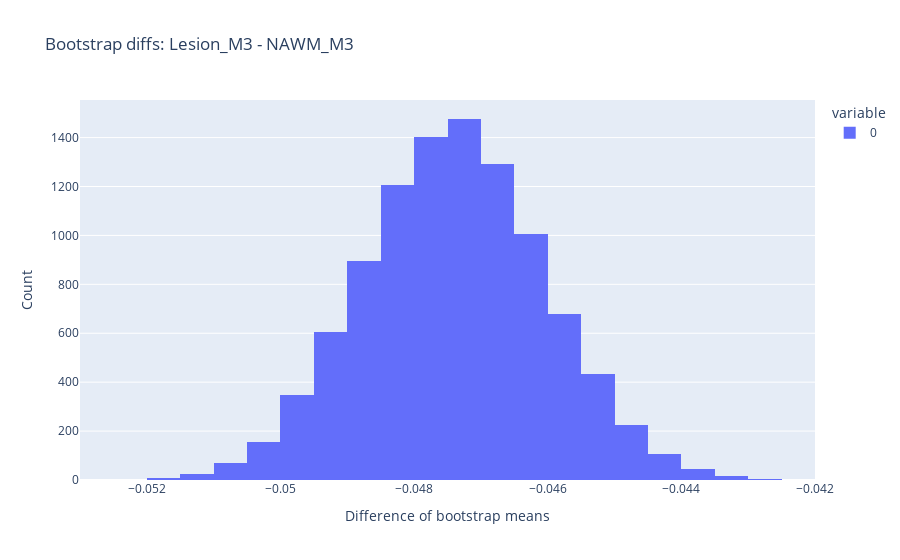
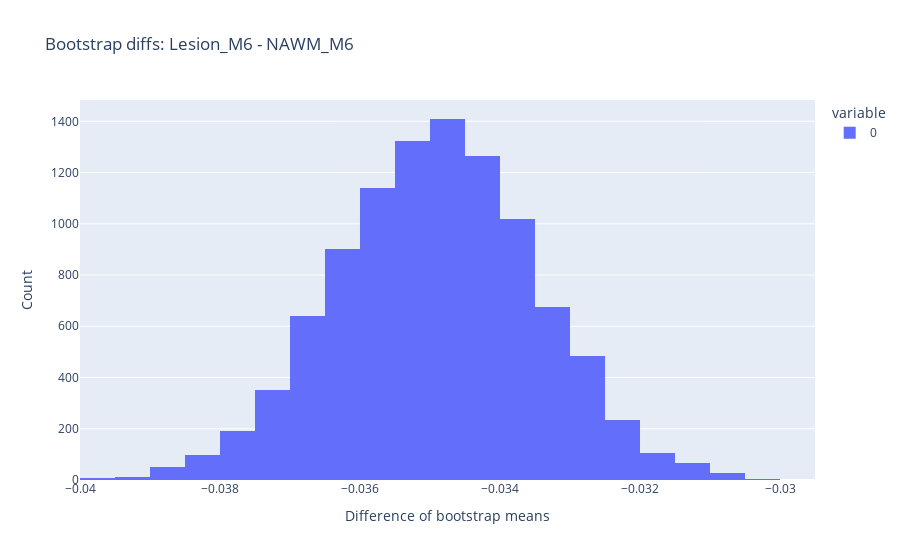
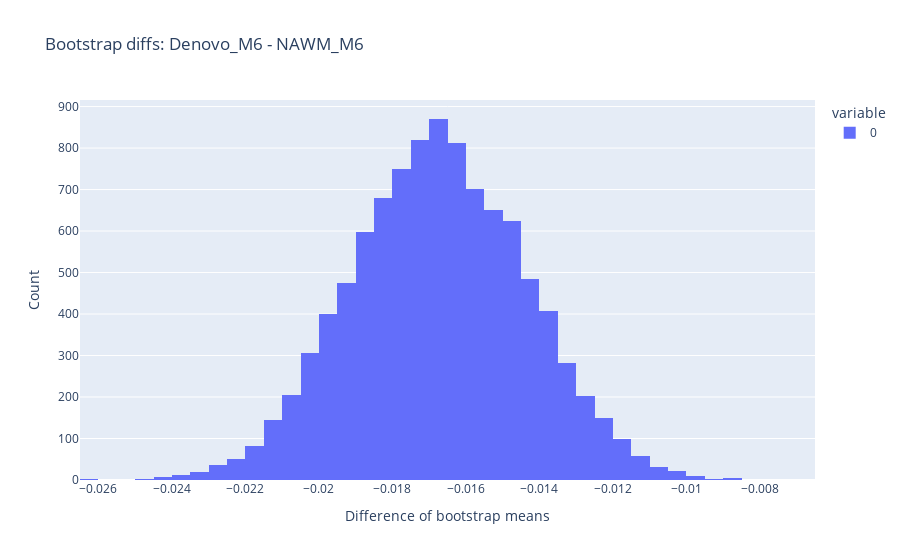
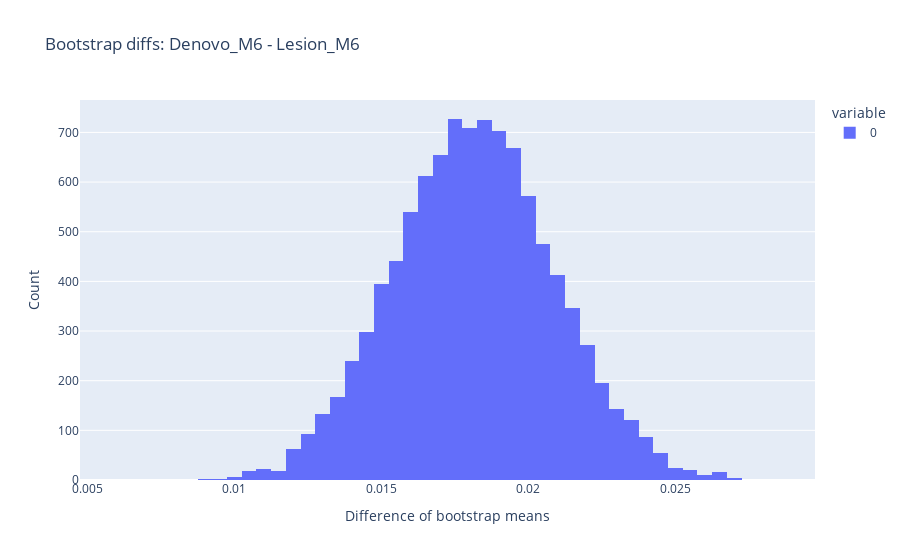

The code cell stored with these charts, in order, in its notebook:
### Code cell
import warnings

# Bootstrap comparison (voxel-wise) des FA dans NAWM M3/M6, lésions M3/M6 et lésions "de novo"
# Prend les fichiers déjà présents dans le notebook (DERIVATIVES_DIR, patients_with_denovo / df_M3M6, etc.)
# Résultat : distribution bootstrap des moyennes et intervalles de confiance + tests empiriques (p-values)

warnings.filterwarnings("ignore", category=RuntimeWarning)

n_boot = 10000

# groupes : pools de voxels (valeurs FA)
pools = {
    'NAWM_M3': [],
    'Lesion_M3': [],
    'NAWM_M6': [],
    'Lesion_M6': [],
    'Denovo_M6': []
}

subjects = patients_with_denovo['Subject'].tolist()

for SUBJ in subjects:
    # chemins attendus (mêmes conventions que dans les cellules précédentes)
    lesion_M3_path = f"{DERIVATIVES_DIR}segmentation/{SUBJ}/ses-M3/lesion_ses-M3.lps.nii.gz"
    NAWM_M3_path   = f"{DERIVATIVES_DIR}segmentation/{SUBJ}/ses-M3/NAWM_ses-M3.nii.gz"
    sc_M3_path     = f"{DERIVATIVES_DIR}segmentation/{SUBJ}/ses-M3/mask_cord_normalised.nii.gz"
    reg_pattern_M3 = f"{DERIVATIVES_DIR}registration/{SUBJ}/ses-M3/{SUBJ}_ses-M3_acq-*dwi_fa.rec.nii.gz"
    fa_M3_files    = glob.glob(reg_pattern_M3)

    lesion_M6_path = f"{DERIVATIVES_DIR}segmentation/{SUBJ}/ses-M6/lesion_ses-M6.lps.nii.gz"
    NAWM_M6_path   = f"{DERIVATIVES_DIR}segmentation/{SUBJ}/ses-M6/NAWM_ses-M6.nii.gz"
    sc_M6_path     = f"{DERIVATIVES_DIR}segmentation/{SUBJ}/ses-M6/mask_cord_normalised.nii.gz"
    reg_pattern_M6 = f"{DERIVATIVES_DIR}registration/{SUBJ}/ses-M6/{SUBJ}_ses-M6_acq-*dwi_fa.rec.nii.gz"
    fa_M6_files    = glob.glob(reg_pattern_M6)

    # mask de la lésion M3 projetée sur M6 (optionnel pour dénovo)
    lesion_M3onM6_path = f"{DERIVATIVES_DIR}prediction_M3_M6/{SUBJ}/lesion_dil_M3_warpedByFlirt.nii.gz"

    # charger si disponibles et collecter voxels valides (mask==1, fa != 0)
    try:
        if fa_M3_files and os.path.exists(NAWM_M3_path) and os.path.exists(lesion_M3_path) and os.path.exists(sc_M3_path):
            fa_M3 = nib.load(fa_M3_files[0]).get_fdata()
            nawm_m3 = nib.load(NAWM_M3_path).get_fdata()
            lesion_m3 = nib.load(lesion_M3_path).get_fdata()
            sc_m3 = nib.load(sc_M3_path).get_fdata()

            # extraire voxels
            v = fa_M3[(nawm_m3 == 1) & (fa_M3 != 0) & (sc_m3 == 1)]
            if v.size > 0:
                pools['NAWM_M3'].append(v.ravel())

            v = fa_M3[(lesion_m3 == 1) & (fa_M3 != 0) & (sc_m3 == 1)]
            if v.size > 0:
                pools['Lesion_M3'].append(v.ravel())
    except Exception as e:
        print(f"[M3] skip {SUBJ} ({e})")

    try:
        if fa_M6_files and os.path.exists(NAWM_M6_path) and os.path.exists(lesion_M6_path) and os.path.exists(sc_M6_path):
            fa_M6 = nib.load(fa_M6_files[0]).get_fdata()
            nawm_m6 = nib.load(NAWM_M6_path).get_fdata()
            lesion_m6 = nib.load(lesion_M6_path).get_fdata()
            sc_m6 = nib.load(sc_M6_path).get_fdata()

            v = fa_M6[(nawm_m6 == 1) & (fa_M6 != 0) & (sc_m6 == 1)]
            if v.size > 0:
                pools['NAWM_M6'].append(v.ravel())

            v = fa_M6[(lesion_m6 == 1) & (fa_M6 != 0) & (sc_m6 == 1)]
            if v.size > 0:
                pools['Lesion_M6'].append(v.ravel())

            # denovo : voxels dans lesion M6 mais pas dans lesion M3 projetée sur M6
            if os.path.exists(lesion_M3onM6_path):
                lesion_m3onm6 = nib.load(lesion_M3onM6_path).get_fdata()
                mask_denovo = (lesion_m6 == 1) & (lesion_m3onm6 == 0) & (sc_m6 == 1)
                v = fa_M6[mask_denovo & (fa_M6 != 0)]
                if v.size > 0:
                    pools['Denovo_M6'].append(v.ravel())
    except Exception as e:
        print(f"[M6] skip {SUBJ} ({e})")

# concaténation des pools par groupe
for k in list(pools.keys()):
    if len(pools[k]) == 0:
        pools[k] = np.array([], dtype=float)
    else:
        pools[k] = np.concatenate(pools[k])
    # enlever NaN
    pools[k] = pools[k][~np.isnan(pools[k])]

# retirer groupes vides
print("Voxels par groupe (count):")
for k,v in pools.items():
    print(f"  {k}: {v.size}")

# fonction bootstrap (retourne distribution des moyennes)
def bootstrap_means(values, n_boot=n_boot):
    if values.size == 0:
        return np.array([])
    N = values.size
    print(f"Bootstrap: {N} voxels, {n_boot} itérations")
    # échantillonnage par index pour mémoire
    idx = np.random.randint(0, N, size=(n_boot, N))
    print(f"Index shape: {idx.shape}")
    b_means = values[idx].mean(axis=1)
    return b_means

# calculer distributions bootstrap pour chaque groupe
b_dists = {}
obs_means = {}
for k, vals in pools.items():
    if vals.size > 0:
        b = bootstrap_means(vals, n_boot=n_boot)
        b_dists[k] = b
        obs_means[k] = np.mean(vals)
    else:
        b_dists[k] = np.array([])
        obs_means[k] = np.nan

# comparaisons souhaitées
comparisons = [
    ('Lesion_M3', 'NAWM_M3'),
    ('Lesion_M6', 'NAWM_M6'),
    ('Denovo_M6', 'NAWM_M6'),
    ('Denovo_M6', 'Lesion_M6')
]

def bootstrap_diff_stats(b1, b2):
    # b1, b2 distributions bootstrap des moyennes (même nombre d'itérations)
    if b1.size == 0 or b2.size == 0:
        return {'diff_mean': np.nan, 'ci': (np.nan, np.nan), 'p_empirical': np.nan}
    diffs = b1 - b2
    ci_low, ci_high = np.percentile(diffs, [2.5, 97.5])
    diff_mean = diffs.mean()
    # p-value empirique two-sided pour H0 : diff = 0
    prop_pos = np.mean(diffs > 0)
    prop_neg = np.mean(diffs < 0)
    p_emp = 2.0 * min(prop_pos, prop_neg)
    p_emp = min(p_emp, 1.0)
    return {'diff_mean': diff_mean, 'ci': (ci_low, ci_high), 'p_empirical': p_emp}

# calcul des stats pour chaque comparaison
results = []
for a,b in comparisons:
    # si b_dists[a] ou b_dists[b] vide, tenter d'aligner par rééchantillonnage direct depuis pools
    if b_dists[a].size == 0 and pools[a].size>0:
        b_dists[a] = bootstrap_means(pools[a], n_boot=n_boot)
    if b_dists[b].size == 0 and pools[b].size>0:
        b_dists[b] = bootstrap_means(pools[b], n_boot=n_boot)

    stats = bootstrap_diff_stats(b_dists[a], b_dists[b])
    results.append({
        'comp': f"{a} vs {b}",
        'mean_a_obs': obs_means[a],
        'mean_b_obs': obs_means[b],
        'diff_mean_boot': stats['diff_mean'],
        'ci_95_low': stats['ci'][0],
        'ci_95_high': stats['ci'][1],
        'p_empirical': stats['p_empirical'],
        'n_vox_a': pools[a].size,
        'n_vox_b': pools[b].size
    })

df_boot_results = pd.DataFrame(results)
print("\nRésultats bootstrap (voxel-wise) :")
print(df_boot_results.round(6).to_string(index=False))

# Optionnel : afficher histogrammes des différences bootstrap pour chaque comparaison
import plotly.express as px
for a,b in comparisons:
    if b_dists[a].size>0 and b_dists[b].size>0:
        diffs = b_dists[a] - b_dists[b]
        fig = px.histogram(diffs, nbins=50, title=f"Bootstrap diffs: {a} - {b}", labels={'value':'diff FA'})
        fig.update_layout(xaxis_title='Difference of bootstrap means', yaxis_title='Count')
        fig.show()

### Figure 1 — Plotly figure (JSON) as saved in the notebook; plotly's stock layout.template omitted (floating-point values rounded to 4 significant figures; data arrays with more than 128 entries replaced by an {"elided": "..."} marker saying what was removed)
{"data": [{"alignmentgroup": "True", "bingroup": "x", "hovertemplate": "variable=0<br>diff FA=%{x}<br>count=%{y}<extra></extra>", "legendgroup": "0", "marker": {"color": "#636efa"}, "name": "0", "nbinsx": 50, "offsetgroup": "0", "orientation": "v", "showlegend": true, "type": "histogram", "x": {"elided": "10000 float values"}, "xaxis": "x", "yaxis": "y"}], "layout": {"barmode": "relative", "legend": {"title": {"text": "variable"}, "tracegroupgap": 0}, "title": {"text": "Bootstrap diffs: Lesion_M3 - NAWM_M3"}, "xaxis": {"anchor": "y", "domain": [0, 1], "title": {"text": "Difference of bootstrap means"}}, "yaxis": {"anchor": "x", "domain": [0, 1], "title": {"text": "Count"}}}}

### Figure 2 — Plotly figure (JSON) as saved in the notebook; plotly's stock layout.template omitted (floating-point values rounded to 4 significant figures; data arrays with more than 128 entries replaced by an {"elided": "..."} marker saying what was removed)
{"data": [{"alignmentgroup": "True", "bingroup": "x", "hovertemplate": "variable=0<br>diff FA=%{x}<br>count=%{y}<extra></extra>", "legendgroup": "0", "marker": {"color": "#636efa"}, "name": "0", "nbinsx": 50, "offsetgroup": "0", "orientation": "v", "showlegend": true, "type": "histogram", "x": {"elided": "10000 float values"}, "xaxis": "x", "yaxis": "y"}], "layout": {"barmode": "relative", "legend": {"title": {"text": "variable"}, "tracegroupgap": 0}, "title": {"text": "Bootstrap diffs: Lesion_M6 - NAWM_M6"}, "xaxis": {"anchor": "y", "domain": [0, 1], "title": {"text": "Difference of bootstrap means"}}, "yaxis": {"anchor": "x", "domain": [0, 1], "title": {"text": "Count"}}}}

### Figure 3 — Plotly figure (JSON) as saved in the notebook; plotly's stock layout.template omitted (floating-point values rounded to 4 significant figures; data arrays with more than 128 entries replaced by an {"elided": "..."} marker saying what was removed)
{"data": [{"alignmentgroup": "True", "bingroup": "x", "hovertemplate": "variable=0<br>diff FA=%{x}<br>count=%{y}<extra></extra>", "legendgroup": "0", "marker": {"color": "#636efa"}, "name": "0", "nbinsx": 50, "offsetgroup": "0", "orientation": "v", "showlegend": true, "type": "histogram", "x": {"elided": "10000 float values"}, "xaxis": "x", "yaxis": "y"}], "layout": {"barmode": "relative", "legend": {"title": {"text": "variable"}, "tracegroupgap": 0}, "title": {"text": "Bootstrap diffs: Denovo_M6 - NAWM_M6"}, "xaxis": {"anchor": "y", "domain": [0, 1], "title": {"text": "Difference of bootstrap means"}}, "yaxis": {"anchor": "x", "domain": [0, 1], "title": {"text": "Count"}}}}

### Figure 4 — Plotly figure (JSON) as saved in the notebook; plotly's stock layout.template omitted (floating-point values rounded to 4 significant figures; data arrays with more than 128 entries replaced by an {"elided": "..."} marker saying what was removed)
{"data": [{"alignmentgroup": "True", "bingroup": "x", "hovertemplate": "variable=0<br>diff FA=%{x}<br>count=%{y}<extra></extra>", "legendgroup": "0", "marker": {"color": "#636efa"}, "name": "0", "nbinsx": 50, "offsetgroup": "0", "orientation": "v", "showlegend": true, "type": "histogram", "x": {"elided": "10000 float values"}, "xaxis": "x", "yaxis": "y"}], "layout": {"barmode": "relative", "legend": {"title": {"text": "variable"}, "tracegroupgap": 0}, "title": {"text": "Bootstrap diffs: Denovo_M6 - Lesion_M6"}, "xaxis": {"anchor": "y", "domain": [0, 1], "title": {"text": "Difference of bootstrap means"}}, "yaxis": {"anchor": "x", "domain": [0, 1], "title": {"text": "Count"}}}}
